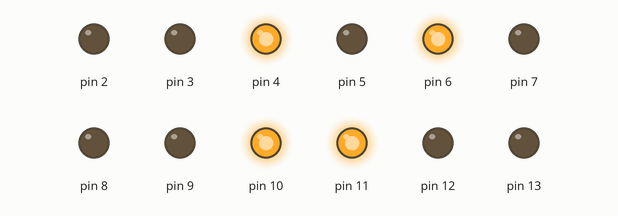
The sketch below on a simulated Arduino Uno, built with avr-gcc and run on an emulated ATmega328P. Parts: output pins drawn as LEDs (lit = HIGH).

Above: at 1.0 s.
At 3.0 s:
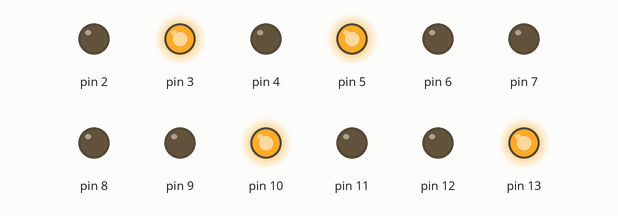
At 5.0 s:
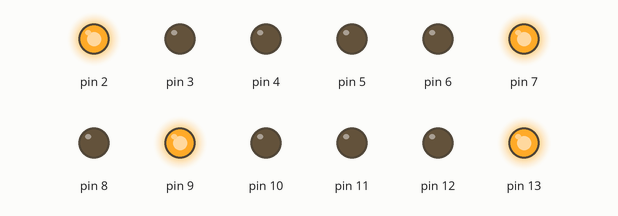
At 7.0 s:
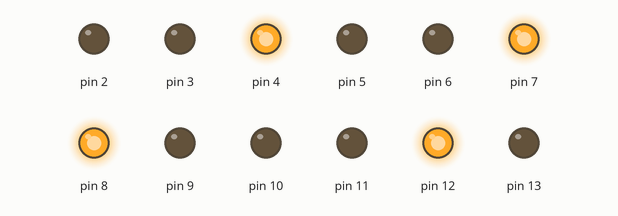
Timing chart, 0 to 10.4 s (numbered marks = the images above):
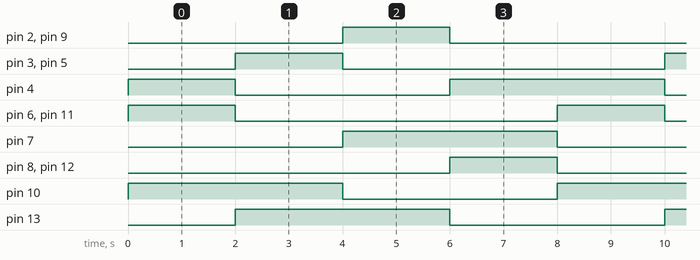

The sketch:

4_way_traffic.ino
```cpp
int r1 = 13;
int y1 = 12;
int b1 = 11;

int r4 = 10;
int y4 = 9;
int b4 = 8;

int r2 = 7;
int y2 = 6;
int b2 = 5;

int r3 = 4;
int y3 = 3;
int b3 = 2;
void setup() {
  // put your setup code here, to run once:
  for (int i = 2; i <=13 ; i++ ){
    pinMode(i, OUTPUT);
  }
}

void loop() {
  // put your main code here, to run repeatedly:
  regulate(b1, y2, r3, r4);
  delay(2000);
  regulate(b2, y3, r4, r1);
  delay(2000);
  regulate(b3, y4, r1, r2);
  delay(2000);
  regulate(b4, y1, r2, r3);
  delay(2000);
}

void regulate(int led1, int led2, int led3, int led4){
  for (int i = 2; i <=13; i++) {
   if (i == led1) {
    digitalWrite(i , HIGH);
   } else if (i == led2) {
    digitalWrite(i , HIGH);
   } else if (i == led3) {
    digitalWrite(i , HIGH);
   } else if (i == led4) {
    digitalWrite(i , HIGH);
   } else {
    digitalWrite(i, LOW);
   }
  }
}
```

Measured:
- by itself, pin 2, pin 3, pin 5, pin 6, pin 8, pin 9, pin 11, pin 12: alternates HIGH for 2.0 s and LOW for 6.0 s
- by itself, pin 4: repeats every 8.0 s: LOW 4.0 s, HIGH 4.0 s
- by itself, pin 7, pin 10, pin 13: alternates HIGH for 4.0 s and LOW for 4.0 s
